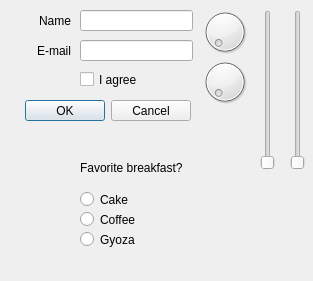
<?xml version="1.0" encoding="UTF-8"?>
<ui version="4.0">
 <class>Settings</class>
 <widget class="QWidget" name="Settings">
  <property name="geometry">
   <rect>
    <x>0</x>
    <y>0</y>
    <width>313</width>
    <height>281</height>
   </rect>
  </property>
  <property name="windowTitle">
   <string>Form</string>
  </property>
  <widget class="QLabel" name="label">
   <property name="geometry">
    <rect>
     <x>10</x>
     <y>10</y>
     <width>61</width>
     <height>21</height>
    </rect>
   </property>
   <property name="text">
    <string>Name</string>
   </property>
   <property name="alignment">
    <set>Qt::AlignRight|Qt::AlignTrailing|Qt::AlignVCenter</set>
   </property>
  </widget>
  <widget class="QLabel" name="label_2">
   <property name="geometry">
    <rect>
     <x>10</x>
     <y>40</y>
     <width>61</width>
     <height>21</height>
    </rect>
   </property>
   <property name="text">
    <string>E-mail</string>
   </property>
   <property name="alignment">
    <set>Qt::AlignRight|Qt::AlignTrailing|Qt::AlignVCenter</set>
   </property>
  </widget>
  <widget class="QLineEdit" name="lineEdit">
   <property name="geometry">
    <rect>
     <x>80</x>
     <y>10</y>
     <width>113</width>
     <height>21</height>
    </rect>
   </property>
  </widget>
  <widget class="QLineEdit" name="lineEdit_2">
   <property name="geometry">
    <rect>
     <x>80</x>
     <y>40</y>
     <width>113</width>
     <height>21</height>
    </rect>
   </property>
  </widget>
  <widget class="QDial" name="dial">
   <property name="geometry">
    <rect>
     <x>200</x>
     <y>0</y>
     <width>50</width>
     <height>64</height>
    </rect>
   </property>
  </widget>
  <widget class="QSlider" name="verticalSlider">
   <property name="geometry">
    <rect>
     <x>260</x>
     <y>10</y>
     <width>16</width>
     <height>160</height>
    </rect>
   </property>
   <property name="orientation">
    <enum>Qt::Vertical</enum>
   </property>
  </widget>
  <widget class="QSlider" name="verticalSlider_2">
   <property name="geometry">
    <rect>
     <x>290</x>
     <y>10</y>
     <width>16</width>
     <height>160</height>
    </rect>
   </property>
   <property name="orientation">
    <enum>Qt::Vertical</enum>
   </property>
  </widget>
  <widget class="QDial" name="dial_2">
   <property name="geometry">
    <rect>
     <x>200</x>
     <y>50</y>
     <width>50</width>
     <height>64</height>
    </rect>
   </property>
  </widget>
  <widget class="QDialogButtonBox" name="buttonBox">
   <property name="geometry">
    <rect>
     <x>20</x>
     <y>100</y>
     <width>171</width>
     <height>21</height>
    </rect>
   </property>
   <property name="standardButtons">
    <set>QDialogButtonBox::Cancel|QDialogButtonBox::Ok</set>
   </property>
  </widget>
  <widget class="QCheckBox" name="checkBox">
   <property name="geometry">
    <rect>
     <x>80</x>
     <y>70</y>
     <width>82</width>
     <height>19</height>
    </rect>
   </property>
   <property name="text">
    <string>I agree</string>
   </property>
  </widget>
  <widget class="QRadioButton" name="radioButton">
   <property name="geometry">
    <rect>
     <x>80</x>
     <y>190</y>
     <width>96</width>
     <height>19</height>
    </rect>
   </property>
   <property name="text">
    <string>Cake</string>
   </property>
  </widget>
  <widget class="QRadioButton" name="radioButton_2">
   <property name="geometry">
    <rect>
     <x>80</x>
     <y>210</y>
     <width>96</width>
     <height>19</height>
    </rect>
   </property>
   <property name="text">
    <string>Coffee</string>
   </property>
  </widget>
  <widget class="QRadioButton" name="radioButton_3">
   <property name="geometry">
    <rect>
     <x>80</x>
     <y>230</y>
     <width>96</width>
     <height>19</height>
    </rect>
   </property>
   <property name="text">
    <string>Gyoza</string>
   </property>
  </widget>
  <widget class="QLabel" name="label_3">
   <property name="geometry">
    <rect>
     <x>80</x>
     <y>160</y>
     <width>141</width>
     <height>16</height>
    </rect>
   </property>
   <property name="text">
    <string>Favorite breakfast?</string>
   </property>
  </widget>
 </widget>
 <resources/>
 <connections/>
</ui>
